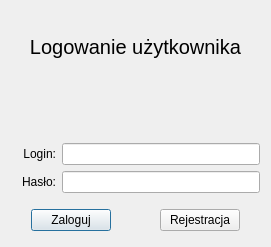
<?xml version="1.0" encoding="UTF-8"?>
<ui version="4.0">
 <class>LoginInterfaceDialog</class>
 <widget class="QDialog" name="LoginInterfaceDialog">
  <property name="geometry">
   <rect>
    <x>0</x>
    <y>0</y>
    <width>271</width>
    <height>247</height>
   </rect>
  </property>
  <property name="minimumSize">
   <size>
    <width>0</width>
    <height>0</height>
   </size>
  </property>
  <property name="maximumSize">
   <size>
    <width>16777215</width>
    <height>16777215</height>
   </size>
  </property>
  <property name="windowTitle">
   <string>JaroEliCall  -  logowanie</string>
  </property>
  <layout class="QVBoxLayout" name="verticalLayout">
   <item>
    <spacer name="vertical_spacer_1">
     <property name="orientation">
      <enum>Qt::Vertical</enum>
     </property>
     <property name="sizeType">
      <enum>QSizePolicy::Minimum</enum>
     </property>
     <property name="sizeHint" stdset="0">
      <size>
       <width>10</width>
       <height>12</height>
      </size>
     </property>
    </spacer>
   </item>
   <item>
    <widget class="QLabel" name="label_form_name">
     <property name="font">
      <font>
       <pointsize>15</pointsize>
      </font>
     </property>
     <property name="text">
      <string>Logowanie użytkownika</string>
     </property>
     <property name="alignment">
      <set>Qt::AlignCenter</set>
     </property>
    </widget>
   </item>
   <item>
    <widget class="QLabel" name="label_info">
     <property name="text">
      <string/>
     </property>
    </widget>
   </item>
   <item>
    <spacer name="vertical_spacer_2">
     <property name="orientation">
      <enum>Qt::Vertical</enum>
     </property>
     <property name="sizeType">
      <enum>QSizePolicy::Minimum</enum>
     </property>
     <property name="sizeHint" stdset="0">
      <size>
       <width>10</width>
       <height>12</height>
      </size>
     </property>
    </spacer>
   </item>
   <item>
    <layout class="QFormLayout" name="form_layout">
     <item row="0" column="0">
      <widget class="QLabel" name="label_login">
       <property name="sizePolicy">
        <sizepolicy hsizetype="Preferred" vsizetype="Minimum">
         <horstretch>0</horstretch>
         <verstretch>0</verstretch>
        </sizepolicy>
       </property>
       <property name="minimumSize">
        <size>
         <width>45</width>
         <height>0</height>
        </size>
       </property>
       <property name="text">
        <string>Login:</string>
       </property>
       <property name="alignment">
        <set>Qt::AlignRight|Qt::AlignTrailing|Qt::AlignVCenter</set>
       </property>
      </widget>
     </item>
     <item row="0" column="1">
      <widget class="QLineEdit" name="line_edit_login">
       <property name="sizePolicy">
        <sizepolicy hsizetype="Expanding" vsizetype="Minimum">
         <horstretch>0</horstretch>
         <verstretch>0</verstretch>
        </sizepolicy>
       </property>
       <property name="minimumSize">
        <size>
         <width>50</width>
         <height>0</height>
        </size>
       </property>
       <property name="maxLength">
        <number>20</number>
       </property>
      </widget>
     </item>
     <item row="1" column="0">
      <widget class="QLabel" name="label_password">
       <property name="sizePolicy">
        <sizepolicy hsizetype="Preferred" vsizetype="Minimum">
         <horstretch>0</horstretch>
         <verstretch>0</verstretch>
        </sizepolicy>
       </property>
       <property name="minimumSize">
        <size>
         <width>45</width>
         <height>0</height>
        </size>
       </property>
       <property name="text">
        <string>Hasło:</string>
       </property>
       <property name="alignment">
        <set>Qt::AlignRight|Qt::AlignTrailing|Qt::AlignVCenter</set>
       </property>
      </widget>
     </item>
     <item row="1" column="1">
      <widget class="QLineEdit" name="line_edit_password">
       <property name="sizePolicy">
        <sizepolicy hsizetype="Expanding" vsizetype="Minimum">
         <horstretch>0</horstretch>
         <verstretch>0</verstretch>
        </sizepolicy>
       </property>
       <property name="minimumSize">
        <size>
         <width>50</width>
         <height>0</height>
        </size>
       </property>
       <property name="maxLength">
        <number>20</number>
       </property>
       <property name="echoMode">
        <enum>QLineEdit::Password</enum>
       </property>
      </widget>
     </item>
    </layout>
   </item>
   <item>
    <spacer name="vertical_spacer_3">
     <property name="orientation">
      <enum>Qt::Vertical</enum>
     </property>
     <property name="sizeType">
      <enum>QSizePolicy::Minimum</enum>
     </property>
     <property name="sizeHint" stdset="0">
      <size>
       <width>20</width>
       <height>10</height>
      </size>
     </property>
    </spacer>
   </item>
   <item>
    <layout class="QHBoxLayout" name="horizontal_layout_5">
     <property name="spacing">
      <number>2</number>
     </property>
     <item>
      <spacer name="horizontal_spacer_down_1">
       <property name="orientation">
        <enum>Qt::Horizontal</enum>
       </property>
       <property name="sizeType">
        <enum>QSizePolicy::Minimum</enum>
       </property>
       <property name="sizeHint" stdset="0">
        <size>
         <width>20</width>
         <height>20</height>
        </size>
       </property>
      </spacer>
     </item>
     <item>
      <widget class="QPushButton" name="push_button_login">
       <property name="text">
        <string>Zaloguj</string>
       </property>
      </widget>
     </item>
     <item>
      <spacer name="horizontal_spacer_down_2">
       <property name="orientation">
        <enum>Qt::Horizontal</enum>
       </property>
       <property name="sizeHint" stdset="0">
        <size>
         <width>40</width>
         <height>20</height>
        </size>
       </property>
      </spacer>
     </item>
     <item>
      <widget class="QPushButton" name="push_button_register">
       <property name="text">
        <string>Rejestracja</string>
       </property>
      </widget>
     </item>
     <item>
      <spacer name="horizontal_spacer_down_3">
       <property name="orientation">
        <enum>Qt::Horizontal</enum>
       </property>
       <property name="sizeType">
        <enum>QSizePolicy::Minimum</enum>
       </property>
       <property name="sizeHint" stdset="0">
        <size>
         <width>20</width>
         <height>20</height>
        </size>
       </property>
      </spacer>
     </item>
    </layout>
   </item>
   <item>
    <spacer name="vertical_spacer_4">
     <property name="orientation">
      <enum>Qt::Vertical</enum>
     </property>
     <property name="sizeType">
      <enum>QSizePolicy::Minimum</enum>
     </property>
     <property name="sizeHint" stdset="0">
      <size>
       <width>20</width>
       <height>5</height>
      </size>
     </property>
    </spacer>
   </item>
  </layout>
 </widget>
 <tabstops>
  <tabstop>line_edit_login</tabstop>
  <tabstop>line_edit_password</tabstop>
  <tabstop>push_button_login</tabstop>
  <tabstop>push_button_register</tabstop>
 </tabstops>
 <resources/>
 <connections/>
</ui>
